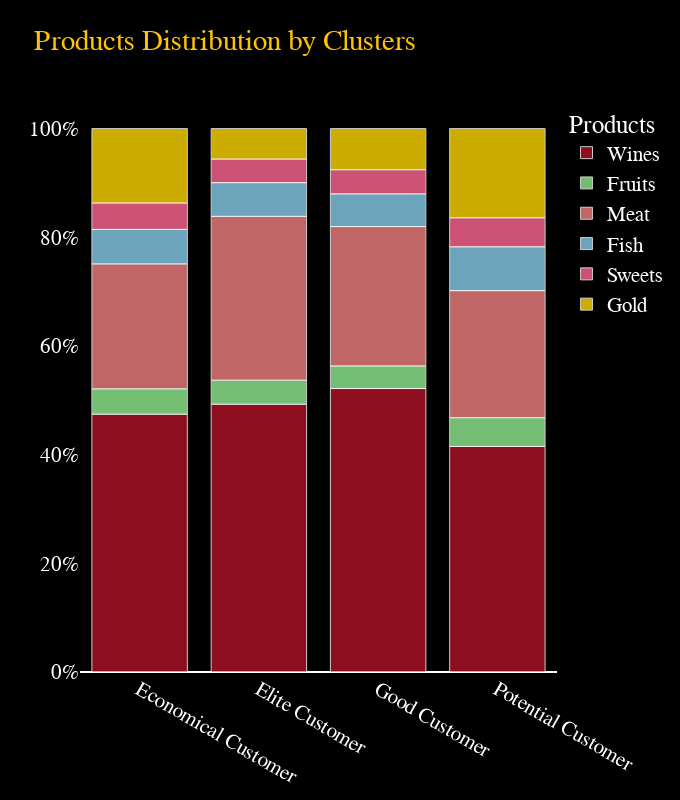

Notebook cell for this chart:
### Code cell
clusters_products = df[['Wines', 'Fruits', 'Meat', 'Fish', 'Sweets', 'Gold', 'Cluster']]    # Select variables

clusters_products1 = clusters_products.groupby(['Cluster'])
clusters_products2 = clusters_products1.agg({'Wines':'sum', 'Fruits':'sum', 'Meat':'sum', 'Fish':'sum', 'Sweets':'sum', 'Gold':'sum'})

clusters_products3 = clusters_products2.stack().reset_index(name='Count').rename(columns={'level_1':'Products'})   # Oposite as pivoting

clusters_products3['group'] = clusters_products3['Cluster']
clusters_products3['group'] = clusters_products3['group'].astype(str)

# Rename values
clusters_products3['group'] = clusters_products3['group'].str.replace('0', 'Good Customers')
clusters_products3['group'] = clusters_products3['group'].str.replace('1', 'Elite Customers')
clusters_products3['group'] = clusters_products3['group'].str.replace('2', 'Potential Customers')
clusters_products3['group'] = clusters_products3['group'].str.replace('3', 'Economical Customers')

products = clusters_products3.copy()
products = products.assign(ratio=products.groupby('group').Count.transform(lambda x: x / x.sum()))

# Visualization
fig = px.bar(products, x='group', y='ratio', color='Products',
             labels={
                     "ratio": "Ratio",
                     "group": "Consumer's type"
                     },
             color_discrete_map={
                     'Gold': '#FFD700',
                     'Fish': '#87CEEB',
                     'Wines': '#b11226',
                     'Meat': '#f08080',
                     'Sweet': '#FF69B4',
                     'Fruits': 'lightgreen'},
                title="Products Distribution by Clusters")

fig.layout.yaxis.tickformat = ',.0%'

fig.update_traces(marker_line_color='white', marker_line_width=1, opacity=0.8)

fig.update_xaxes(showgrid=False)
fig.update_yaxes(showgrid=False)

fig.update_layout(
    {'plot_bgcolor': 'black',
    'paper_bgcolor': 'black'
    },
    font=dict(
        family="verdana",
        size=21,
        color="white"
    ),
    width=680,
    height=800,
    title_font_color="#FFC300",
    yaxis_title=None,
    xaxis_title=None
)

fig.show()

### Figure 1 — Plotly figure (JSON) as saved in the notebook; plotly's stock layout.template omitted (floating-point values rounded to 4 significant figures)
{"data": [{"alignmentgroup": "True", "hovertemplate": "Products=Wines<br>Consumer's type=%{x}<br>Ratio=%{y}<extra></extra>", "legendgroup": "Wines", "marker": {"color": "#b11226", "line": {"color": "white", "width": 1}, "pattern": {"shape": ""}}, "name": "Wines", "offsetgroup": "Wines", "opacity": 0.8, "orientation": "v", "showlegend": true, "textposition": "auto", "type": "bar", "x": ["Economical Customer", "Elite Customer", "Good Customer", "Potential Customer"], "xaxis": "x", "y": [0.4745, 0.4929, 0.5217, 0.4151], "yaxis": "y"}, {"alignmentgroup": "True", "hovertemplate": "Products=Fruits<br>Consumer's type=%{x}<br>Ratio=%{y}<extra></extra>", "legendgroup": "Fruits", "marker": {"color": "lightgreen", "line": {"color": "white", "width": 1}, "pattern": {"shape": ""}}, "name": "Fruits", "offsetgroup": "Fruits", "opacity": 0.8, "orientation": "v", "showlegend": true, "textposition": "auto", "type": "bar", "x": ["Economical Customer", "Elite Customer", "Good Customer", "Potential Customer"], "xaxis": "x", "y": [0.0466, 0.04414, 0.04163, 0.05292], "yaxis": "y"}, {"alignmentgroup": "True", "hovertemplate": "Products=Meat<br>Consumer's type=%{x}<br>Ratio=%{y}<extra></extra>", "legendgroup": "Meat", "marker": {"color": "#f08080", "line": {"color": "white", "width": 1}, "pattern": {"shape": ""}}, "name": "Meat", "offsetgroup": "Meat", "opacity": 0.8, "orientation": "v", "showlegend": true, "textposition": "auto", "type": "bar", "x": ["Economical Customer", "Elite Customer", "Good Customer", "Potential Customer"], "xaxis": "x", "y": [0.2299, 0.3014, 0.2564, 0.2338], "yaxis": "y"}, {"alignmentgroup": "True", "hovertemplate": "Products=Fish<br>Consumer's type=%{x}<br>Ratio=%{y}<extra></extra>", "legendgroup": "Fish", "marker": {"color": "#87CEEB", "line": {"color": "white", "width": 1}, "pattern": {"shape": ""}}, "name": "Fish", "offsetgroup": "Fish", "opacity": 0.8, "orientation": "v", "showlegend": true, "textposition": "auto", "type": "bar", "x": ["Economical Customer", "Elite Customer", "Good Customer", "Potential Customer"], "xaxis": "x", "y": [0.06352, 0.06204, 0.06024, 0.08065], "yaxis": "y"}, {"alignmentgroup": "True", "hovertemplate": "Products=Sweets<br>Consumer's type=%{x}<br>Ratio=%{y}<extra></extra>", "legendgroup": "Sweets", "marker": {"color": "#FF6692", "line": {"color": "white", "width": 1}, "pattern": {"shape": ""}}, "name": "Sweets", "offsetgroup": "Sweets", "opacity": 0.8, "orientation": "v", "showlegend": true, "textposition": "auto", "type": "bar", "x": ["Economical Customer", "Elite Customer", "Good Customer", "Potential Customer"], "xaxis": "x", "y": [0.04858, 0.0435, 0.04445, 0.05346], "yaxis": "y"}, {"alignmentgroup": "True", "hovertemplate": "Products=Gold<br>Consumer's type=%{x}<br>Ratio=%{y}<extra></extra>", "legendgroup": "Gold", "marker": {"color": "#FFD700", "line": {"color": "white", "width": 1}, "pattern": {"shape": ""}}, "name": "Gold", "offsetgroup": "Gold", "opacity": 0.8, "orientation": "v", "showlegend": true, "textposition": "auto", "type": "bar", "x": ["Economical Customer", "Elite Customer", "Good Customer", "Potential Customer"], "xaxis": "x", "y": [0.1369, 0.05599, 0.07566, 0.1641], "yaxis": "y"}], "layout": {"barmode": "relative", "font": {"color": "white", "family": "verdana", "size": 21}, "height": 800, "legend": {"title": {"text": "Products"}, "tracegroupgap": 0}, "paper_bgcolor": "black", "plot_bgcolor": "black", "title": {"font": {"color": "#FFC300"}, "text": "Products Distribution by Clusters"}, "width": 680, "xaxis": {"anchor": "y", "autorange": true, "domain": [0, 1], "range": [-0.5, 3.5], "showgrid": false, "title": {}, "type": "category"}, "yaxis": {"anchor": "x", "autorange": true, "domain": [0, 1], "range": [0, 1.053], "showgrid": false, "tickformat": ",.0%", "title": {}, "type": "linear"}}}
